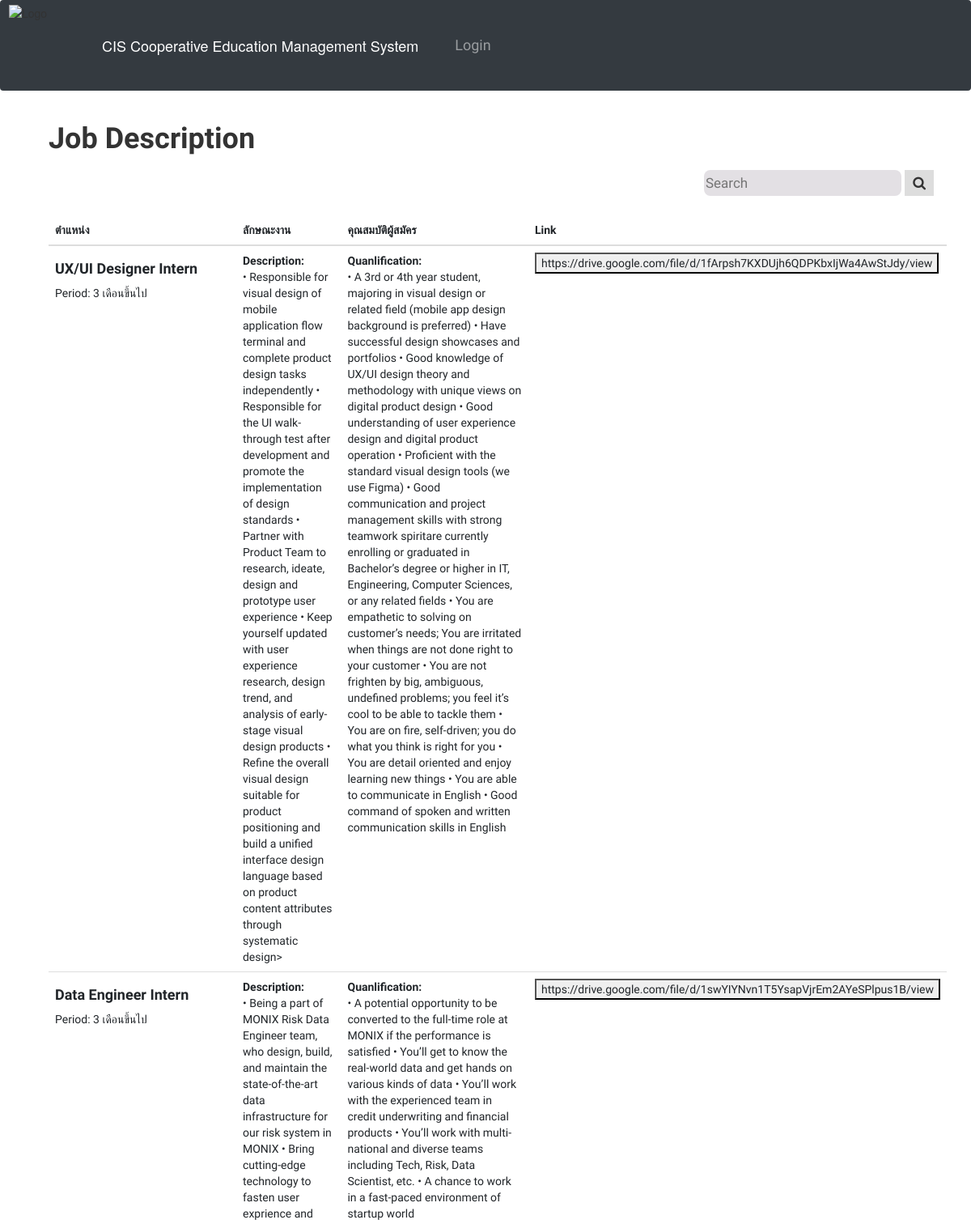
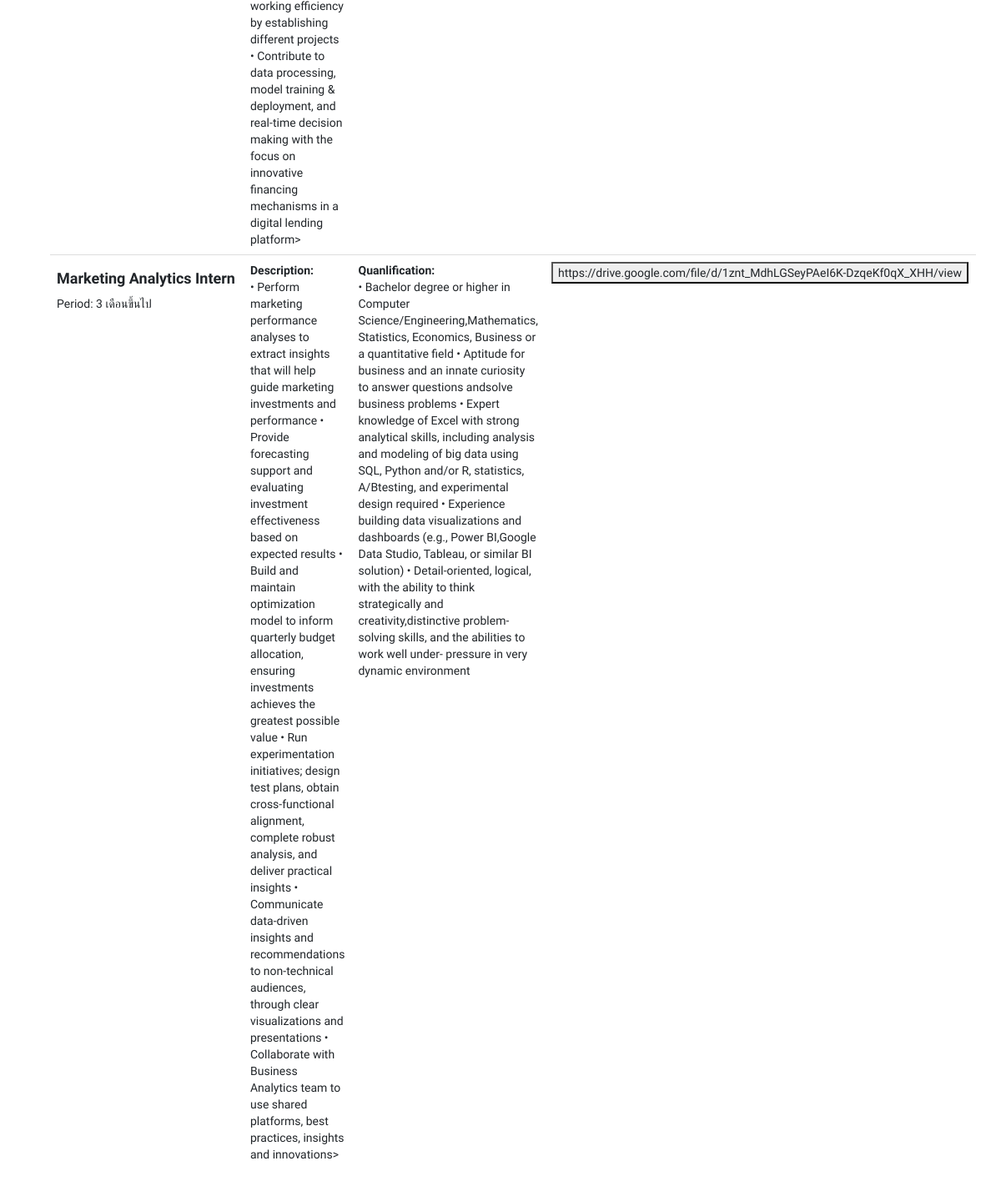
Page /job1?p=9 on the committed database (2 pictures, top to bottom).
### tables this page shows
CREATE TABLE "Job_Position" (
	"Job_Position_ID"	varchar(10) NOT NULL,
	"Company_ID"	varchar(10) NOT NULL,
	"User_Staff_ID"	varchar(10) NOT NULL,
	"Job_Position_Name"	varchar(255) NOT NULL,
	"Job_Amount_Required"	int(100),
	"Compensation"	int(10),
	"Job_Description"	varchar(255),
	"Position_Qualification"	varchar(255),
	"Working_Period"	varchar(255),
	"Job_Position_Link"	varchar(255) NOT NULL,
	PRIMARY KEY("Job_Position_ID"),
	FOREIGN KEY("Company_ID") REFERENCES "Company"("Company_ID")
);

### CIS add sign up Copy with database/website/auth.py (the view)
@auth.route('/job1', methods=['GET', 'POST'])
def job1():
        with con:
            atitle = request.args.get('p')
            cur=con .cursor()
            query1= "select * from Job_Position where Company_ID = "+str(atitle)
            cur.execute(query1)
            rows= cur.fetchall()
        return render_template("job1.html",datas2=rows, user=current_user)

### CIS add sign up Copy with database/website/templates/job1.html (shortened to what this page needs)
<!DOCTYPE html>
{% extends "base.html" %} {% block title %}Job1{% endblock %} {% block content%}
<html>
<head>
  <link rel="stylesheet" href="https://maxcdn.bootstrapcdn.com/bootstrap/3.3.7/css/bootstrap.min.css">
</head>
<body>
    <div class ='container'>
        <h1><b>Job Description</b></h1>
        <div class="search-container">
          <input type="text" placeholder="Search" name="search" style="border-radius: 8px; background: #e3e0e4; border: none; height: 32px;">
          <button type="submit"><i class="fa fa-search"></i></button>
          <br>
        <br>
        </div>
          <table class = "table">
            <thead>
              <tr>
                <th>ตำแหน่ง</th>
                <th>ลักษณะงาน</th>
                <th>คุณสมบัติผู้สมัคร</th>
                <th>Link</th>
              </tr>
            </thead>
            <tbody>
              {%for row in datas2 %}
              <tr>
                <td style="width: 30%;"><h4><b>{{row.3}}</b></h4>
                  <p>Period: {{row.8}}</p></td>
                <td><b>Description: </b><br>{{row.6}}></td>
                <td><b>Quanlification: </b><br>{{row.7}}</td>
                <td><button>{{row.9}}</button></td>
              </tr>
              {% endfor %}
            </tbody>
          </table>
    </div>
</body>
{% endblock %}

### CIS add sign up Copy with database/website/templates/job1.html (style rules this page uses)
.search-container { float: right; font-size: 17px; border: white; font-family:'Prompt', Raleway; }
.search-container button { padding: 4px 10px; margin-top: 8px; margin-right: 16px; background: #ddd; font-size: 17px; border: none; cursor: pointer; font-family:'Prompt', Raleway; }
.container { font-family: 'Prompt', Raleway; }

### rows in the picture
Job_Position: Job_Position_Name "UX/UI Designer Intern", Working_Period "3 เดือนขึ้นไป", Job_Description "• Responsible for visual design of mobile application flow terminal and complete product design tasks independently • Responsible for the UI walk-through test after development and promote the implementation of design standards • Partner with Product Team to research, ideate, design and prototype user experience • Keep yourself updated with user experience research, design trend, and analysis of early-stage visual design products • Refine the overall visual design suitable for product positioning and build a unified interface design language based on product content attributes through systematic design", Position_Qualification "• A 3rd or 4th year student, majoring in visual design or related field (mobile app design background is preferred) • Have successful design showcases and portfolios • Good knowledge of UX/UI design theory and methodology with unique views on digital product design • Good understanding of user experience design and digital product operation • Proficient with the standard visual design tools (we use Figma) • Good communication and project management skills with strong teamwork spiritare currently enrolling or graduated in Bachelor’s degree or higher in IT, Engineering, Computer Sciences, or any related fields • You are empathetic to solving on customer’s needs; You are irritated when things…", Job_Position_Link "https://drive.google.com/file/d/1fArpsh7KXDUjh6QDPKbxIjWa4AwStJdy/view"
Job_Position: Job_Position_Name "Data Engineer Intern", Working_Period "3 เดือนขึ้นไป", Job_Description "• Being a part of MONIX Risk Data Engineer team, who design, build, and maintain the state-of-the-art data infrastructure for our risk system in MONIX • Bring cutting-edge technology to fasten user exprience and working efficiency by establishing different projects • Contribute to data processing, model training & deployment, and real-time decision making with the focus on innovative financing mechanisms in a digital lending platform", Position_Qualification "• A potential opportunity to be converted to the full-time role at MONIX if the performance is satisfied • You’ll get to know the real-world data and get hands on various kinds of data • You’ll work with the experienced team in credit underwriting and financial products • You’ll work with multi-national and diverse teams including Tech, Risk, Data Scientist, etc. • A chance to work in a fast-paced environment of startup world", Job_Position_Link "https://drive.google.com/file/d/1swYIYNvn1T5YsapVjrEm2AYeSPlpus1B/view"
Job_Position: Job_Position_Name "Marketing Analytics Intern", Working_Period "3 เดือนขึ้นไป", Job_Description "• Perform marketing performance analyses to extract insights that will help guide marketing investments and performance • Provide forecasting support and evaluating investment effectiveness based on expected results • Build and maintain optimization model to inform quarterly budget allocation, ensuring investments achieves the greatest possible value • Run experimentation initiatives; design test plans, obtain cross-functional alignment, complete robust analysis, and deliver practical insights • Communicate data-driven insights and recommendations to non-technical audiences, through clear visualizations and presentations • Collaborate with Business Analytics team to use shared platforms,…", Position_Qualification "• Bachelor degree or higher in Computer Science/Engineering,Mathematics, Statistics, Economics, Business or a quantitative field • Aptitude for business and an innate curiosity to answer questions andsolve business problems • Expert knowledge of Excel with strong analytical skills, including analysis and modeling of big data using SQL, Python and/or R, statistics, A/Btesting, and experimental design required • Experience building data visualizations and dashboards (e.g., Power BI,Google Data Studio, Tableau, or similar BI solution) • Detail-oriented, logical, with the ability to think strategically and creativity,distinctive problem-solving skills, and the abilities to work well under-…", Job_Position_Link "https://drive.google.com/file/d/1znt_MdhLGSeyPAeI6K-DzqeKf0qX_XHH/view"
